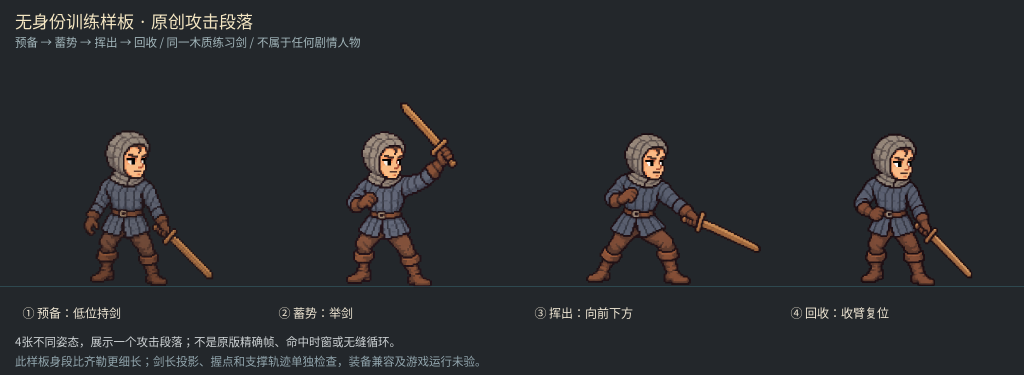
#> input picture Assets/CharacterActions/20261013/adult_training_dummy/attack_v1/dummy_attack_4stage_review_zh.png, 2048 x 750 px, given in place of D0_guard_raw_imagegen.png, which was not available (shown at 1/2 size); the run also reads 1 picture not shown here
$ python build_review.py
#> lines starting #> are read from the running program, lines starting #| are printed output that depends on the picture; pictures that were not available may be replaced by others from this repository, and a replacement may not be noted
from PIL import Image,ImageDraw,ImageFont
from pathlib import Path
import json,hashlib
p=Path('Stoneshard_mod/Assets/CharacterActions/20261013/adult_training_dummy/attack_v1');font='/usr/share/fonts/opentype/noto/NotoSansCJK-Regular.ttc';f=ImageFont.truetype(font,24);s=ImageFont.truetype(font,21);h=ImageFont.truetype(font,32)
# Equal scale for every phase, to leave room for forward sword reach.
for name in ['D0_guard','D1_windup','D2_forward']:
 im=Image.open(p/'originals'/f'{name}_raw_imagegen.png').convert('RGBA');im.putalpha(im.getchannel('A').point(lambda x:0 if x<16 else x));im=im.resize((1536,1536),Image.Resampling.NEAREST)
#> after `im = im.resize((1536, 1536), Image.Resampling.NEAREST)`:
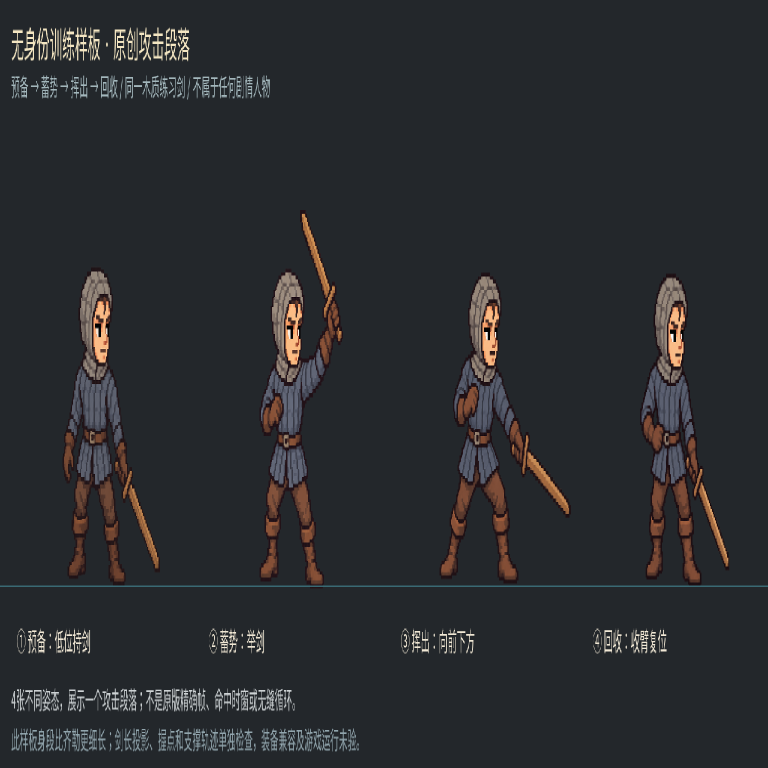
#> im: PIL image 1536x1536 RGBA (shown at 1/2 size); mean R, G, B, A 42.2, 44.2, 47.2, 255
 if name=='D0_guard':
  t=Image.new('RGBA',(1536,1536));t.alpha_composite(im,(0,-24));im=t
#> after `t = Image.new('RGBA', (1536, 1536))`: t: PIL image 1536x1536 RGBA; every value is 0
#> after `t.alpha_composite(im, (0, -24))`:
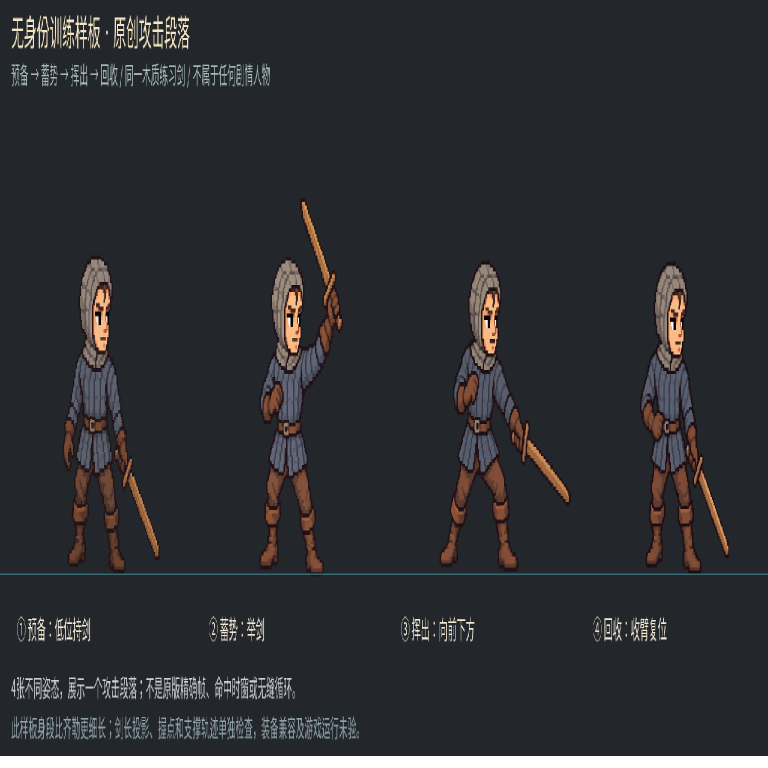
#> t: PIL image 1536x1536 RGBA (shown at 1/2 size); mean R, G, B, A 41.7, 43.6, 46.6, 251; transparent parts drawn white
 # 0.85 scale about common nominal root (768,1380).
 im=im.resize((1306,1306),Image.Resampling.NEAREST);out=Image.new('RGBA',(1536,1536));dx=115+(106 if name=='D2_forward' else 0);out.alpha_composite(im,(dx,207));out.save(p/'frames'/f'{name}.png')
#> after `out.alpha_composite(im, (dx, 207))`:
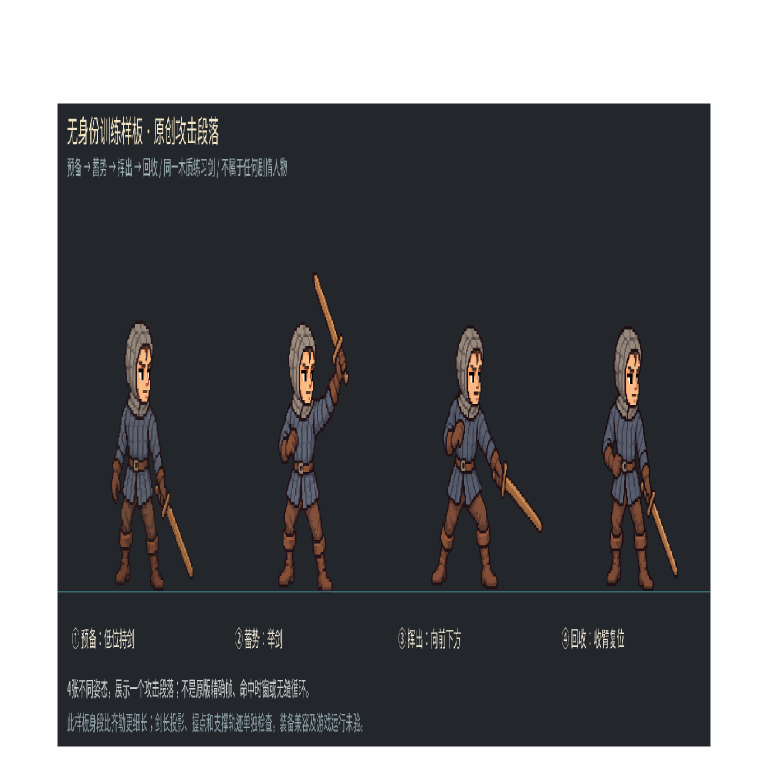
#> out: PIL image 1536x1536 RGBA (shown at 1/2 size); mean R, G, B, A 30.1, 31.5, 33.7, 181.5; transparent parts drawn white
#> (the run stopped early here; a loop or call above may not have finished)
